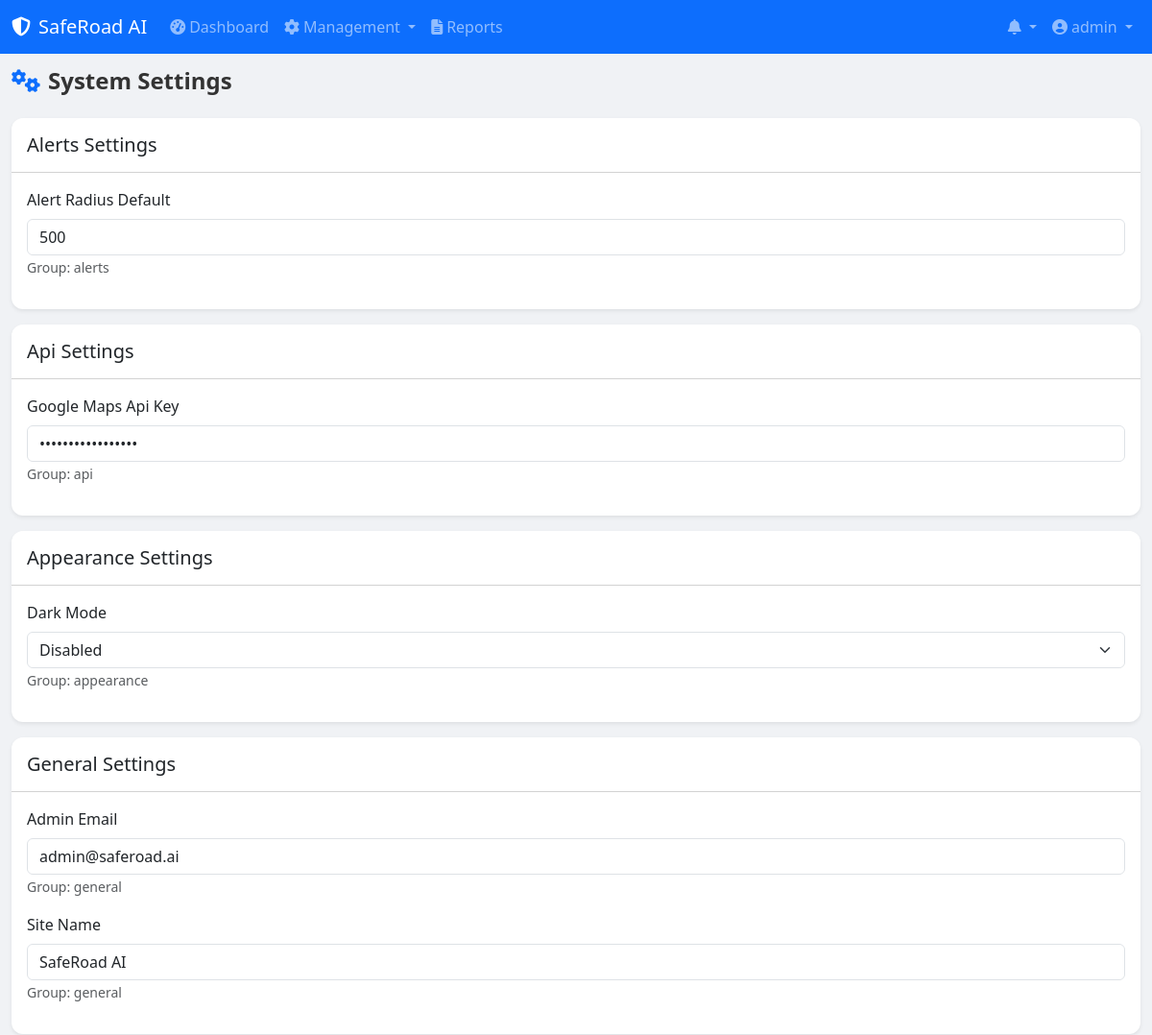
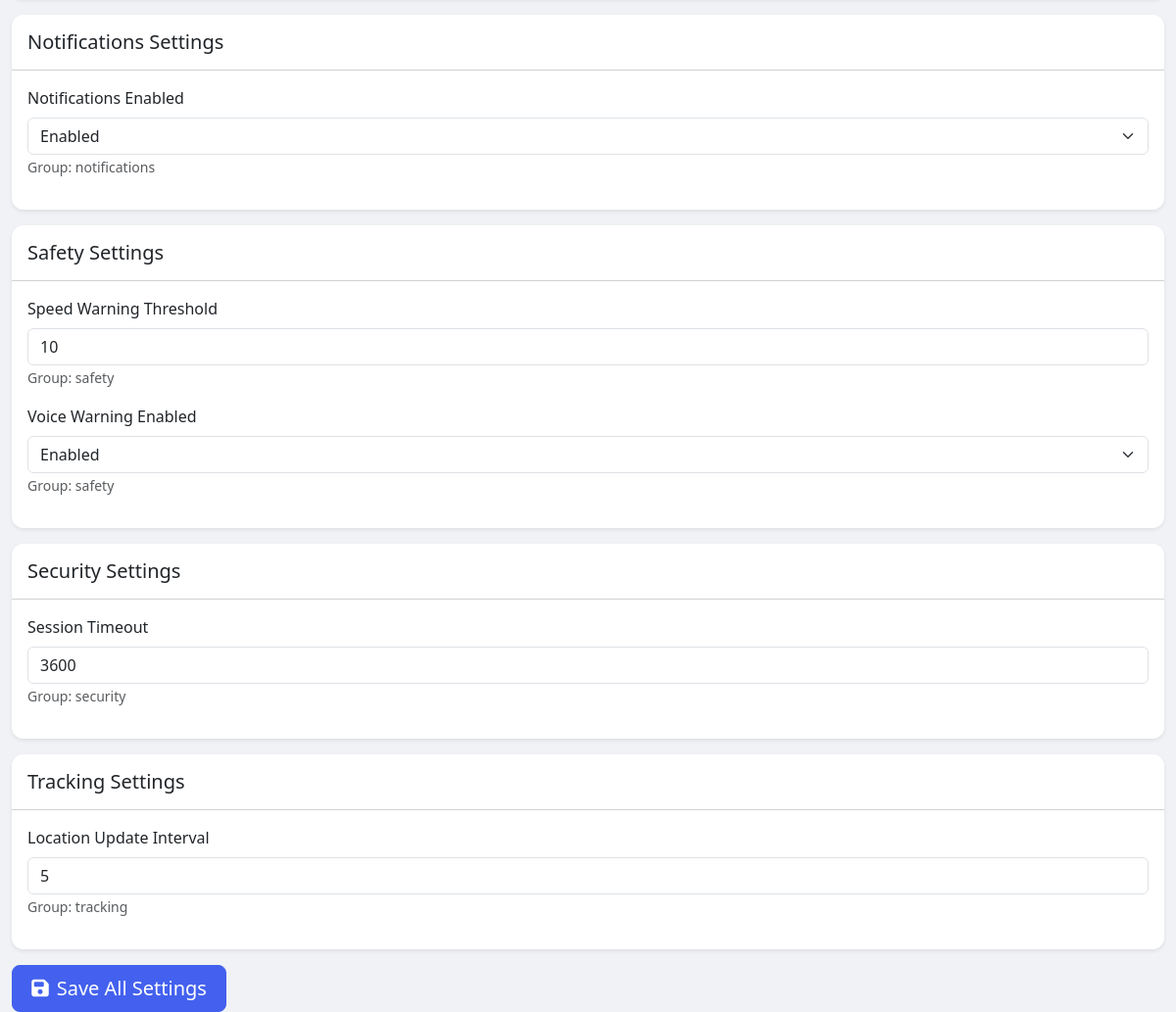
The app's page /admin/settings/index.php (signed in) with its own data (2 pictures, top to bottom).
### tables this page shows
CREATE TABLE `settings` (
  `id` int(11) NOT NULL AUTO_INCREMENT,
  `setting_key` varchar(100) NOT NULL,
  `setting_value` text DEFAULT NULL,
  `setting_group` varchar(50) DEFAULT 'general',
  `updated_by` int(11) DEFAULT NULL,
  `updated_at` timestamp NOT NULL DEFAULT current_timestamp() ON UPDATE current_timestamp(),
  PRIMARY KEY (`id`),
  UNIQUE KEY `setting_key` (`setting_key`),
  KEY `updated_by` (`updated_by`),
  CONSTRAINT `settings_ibfk_1` FOREIGN KEY (`updated_by`) REFERENCES `users` (`id`) ON DELETE SET NULL
);

### includes/functions.php (called while the page is built, shortened)
<?php
require_once __DIR__ . '/../config/database.php';
function isAdmin() {
    return isset($_SESSION['role']) && $_SESSION['role'] === 'admin';
}

### config/database.php (called while the page is built, shortened)
<?php
class Database {
    private static $instance = null;
    private $conn;
    private function __construct() {
        try {
            $dsn = "mysql:host=" . DB_HOST . ";dbname=" . DB_NAME . ";charset=utf8mb4";
            $options = [
                PDO::ATTR_ERRMODE => PDO::ERRMODE_EXCEPTION,
                PDO::ATTR_DEFAULT_FETCH_MODE => PDO::FETCH_ASSOC,
                PDO::ATTR_EMULATE_PREPARES => false,
            ];
            $this->conn = new PDO($dsn, DB_USER, DB_PASS, $options);
        } catch (PDOException $e) {
            error_log("Database connection failed: " . $e->getMessage());
            die("Database connection failed. Please check configuration.");
        }
    }
    public static function getInstance() {
        if (self::$instance === null) {
            self::$instance = new self();
        }
        return self::$instance;
    }
    public function query($sql, $fetchMode = PDO::FETCH_ASSOC) {
        $stmt = $this->conn->query($sql);
        $stmt->setFetchMode($fetchMode);
        return $stmt;
    }
}

### admin/settings/index.php (the view, shortened to what this page needs)
<?php
require_once __DIR__ . '/../../includes/functions.php';
$db = Database::getInstance();
$settings = $db->query("SELECT * FROM settings ORDER BY setting_group, setting_key")->fetchAll();
$grouped = [];
foreach ($settings as $s) {
    $grouped[$s['setting_group']][] = $s;
}
include __DIR__ . '/../../includes/header.php';
include __DIR__ . '/../../includes/navbar.php';
?>
<div class="container-fluid">
    <h4 class="fw-bold mb-4"><i class="fas fa-cogs me-2 text-primary"></i>System Settings</h4>
    <form method="POST">
        <?php foreach ($grouped as $group => $items): ?>
        <div class="card border-0 shadow-sm mb-3">
            <div class="card-header bg-white py-3">
                <h5 class="mb-0 text-capitalize"><?php echo htmlspecialchars($group); ?> Settings</h5>
            </div>
            <div class="card-body">
                <?php foreach ($items as $item): ?>
                <div class="mb-3">
                    <label class="form-label"><?php echo htmlspecialchars(ucwords(str_replace('_', ' ', $item['setting_key']))); ?></label>
                    <?php if (in_array($item['setting_key'], ['voice_warning_enabled', 'dark_mode', 'notifications_enabled'])): ?>
                    <select name="settings[<?php echo $item['setting_key']; ?>]" class="form-select">
                        <option value="1" <?php echo $item['setting_value'] === '1' ? 'selected' : ''; ?>>Enabled</option>
                        <option value="0" <?php echo $item['setting_value'] === '0' ? 'selected' : ''; ?>>Disabled</option>
                    </select>
                    <?php elseif ($item['setting_key'] === 'google_maps_api_key'): ?>
                    <input type="password" name="settings[<?php echo $item['setting_key']; ?>]" class="form-control" value="<?php echo htmlspecialchars($item['setting_value']); ?>">
                    <?php else: ?>
                    <input type="text" name="settings[<?php echo $item['setting_key']; ?>]" class="form-control" value="<?php echo htmlspecialchars($item['setting_value']); ?>">
                    <?php endif; ?>
                    <small class="text-muted">Group: <?php echo $group; ?></small>
                </div>
                <?php endforeach; ?>
            </div>
        </div>
        <?php endforeach; ?>
        <button type="submit" name="save_settings" class="btn btn-primary btn-lg"><i class="fas fa-save me-2"></i>Save All Settings</button>
    </form>
</div>
<?php include __DIR__ . '/../../includes/footer.php'; ?>

### includes/header.php (shortened to what this page needs)
<!DOCTYPE html>
<html lang="en">
<head>
    <link href="https://cdn.jsdelivr.net/npm/bootstrap@5.3.2/dist/css/bootstrap.min.css" rel="stylesheet">
    <link href="https://cdnjs.cloudflare.com/ajax/libs/font-awesome/6.5.1/css/all.min.css" rel="stylesheet">
    <link href="https://cdn.jsdelivr.net/npm/select2@4.1.0-rc.0/dist/css/select2.min.css" rel="stylesheet">
    <link href="https://cdn.jsdelivr.net/npm/select2-bootstrap-5-theme@1.3.0/dist/select2-bootstrap-5-theme.min.css" rel="stylesheet">
    <link rel="stylesheet" href="<?php echo SITE_URL; ?>assets/css/style.css">
</head>
<body>

### includes/navbar.php (shortened to what this page needs)
<?php
$currentPage = basename($_SERVER['PHP_SELF']);
?>
<nav class="navbar navbar-expand-lg navbar-dark bg-primary fixed-top">
    <div class="container-fluid">
        <a class="navbar-brand" href="<?php echo SITE_URL; ?>dashboard.php">
            <i class="fas fa-shield-alt me-2"></i><?php echo SITE_NAME; ?>
        </a>
        <div class="collapse navbar-collapse" id="navbarNav">
            <ul class="navbar-nav me-auto">
                <?php if (isAdmin()): ?>
                <li class="nav-item">
                    <a class="nav-link <?php echo $currentPage == 'dashboard.php' ? 'active' : ''; ?>" href="<?php echo SITE_URL; ?>admin/dashboard/index.php">
                        <i class="fas fa-tachometer-alt me-1"></i>Dashboard
                    </a>
                </li>
                <li class="nav-item dropdown">
                    <a class="nav-link dropdown-toggle" href="#" role="button" data-bs-toggle="dropdown">
                        <i class="fas fa-cog me-1"></i>Management
                    </a>
                </li>
                <li class="nav-item">
                    <a class="nav-link" href="<?php echo SITE_URL; ?>admin/reports/index.php"><i class="fas fa-file-alt me-1"></i>Reports</a>
                </li>
                <?php endif; ?>
            </ul>
            <ul class="navbar-nav">
                <li class="nav-item dropdown">
                    <a class="nav-link dropdown-toggle position-relative" href="#" role="button" data-bs-toggle="dropdown">
                        <i class="fas fa-bell"></i>
                    </a>
                </li>
                <li class="nav-item dropdown">
                    <a class="nav-link dropdown-toggle" href="#" role="button" data-bs-toggle="dropdown">
                        <i class="fas fa-user-circle me-1"></i><?php echo htmlspecialchars($_SESSION['username'] ?? 'User'); ?>
                    </a>
                </li>
            </ul>
        </div>
    </div>
</nav>
<div style="padding-top: 70px;"></div>

### includes/footer.php (shortened to what this page needs)
</body>
</html>

### assets/css/style.css (style rules this page uses)
:root { --primary: #4361ee; --primary-dark: #3a56d4; --secondary: #3f37c9; --success: #06d6a0; --danger: #ef476f; --warning: #ffd166; --info: #4cc9f0; --dark: #1a1a2e; --light: #f8f9fa; --sidebar-width: 260px; }
* { margin: 0; padding: 0; box-sizing: border-box; }
body { font-family: 'Segoe UI', Tahoma, Geneva, Verdana, sans-serif; background: #f0f2f5; color: #333; min-height: 100vh; }
.card { border-radius: 12px !important; overflow: hidden; }
.card-header { border-radius: 12px 12px 0 0 !important; }
.btn { border-radius: 8px; font-weight: 500; padding: 0.5rem 1.2rem; transition: all 0.2s ease; }
.btn-primary { background: var(--primary); border-color: var(--primary); }

### records on screen
settings: setting_key "Alert Radius Default", setting_value "500", group "alerts"
settings: setting_key "Google Maps Api Key", group "api"
settings: setting_key "Dark Mode", setting_value+setting_key "Disabled", group "appearance"
settings: setting_key "Admin Email", setting_value "admin@saferoad.ai", group "general"
settings: setting_key "Site Name", setting_value "SafeRoad AI", group "general"
settings: setting_key "Notifications Enabled", setting_value+setting_key "Enabled", group "notifications"
settings: setting_key "Speed Warning Threshold", setting_value "10", group "safety"
settings: setting_key "Voice Warning Enabled", setting_value+setting_key "Enabled", group "safety"
settings: setting_key "Session Timeout", setting_value "3600", group "security"
settings: setting_key "Location Update Interval", setting_value "5", group "tracking"

### other values on screen
SITE_NAME "SafeRoad AI"
$_SESSION['username'] "admin"
$group "Alerts"
$group "Api"
$group "Appearance"
$group "General"
$group "Notifications"
$group "Safety"
$group "Security"
$group "Tracking"
